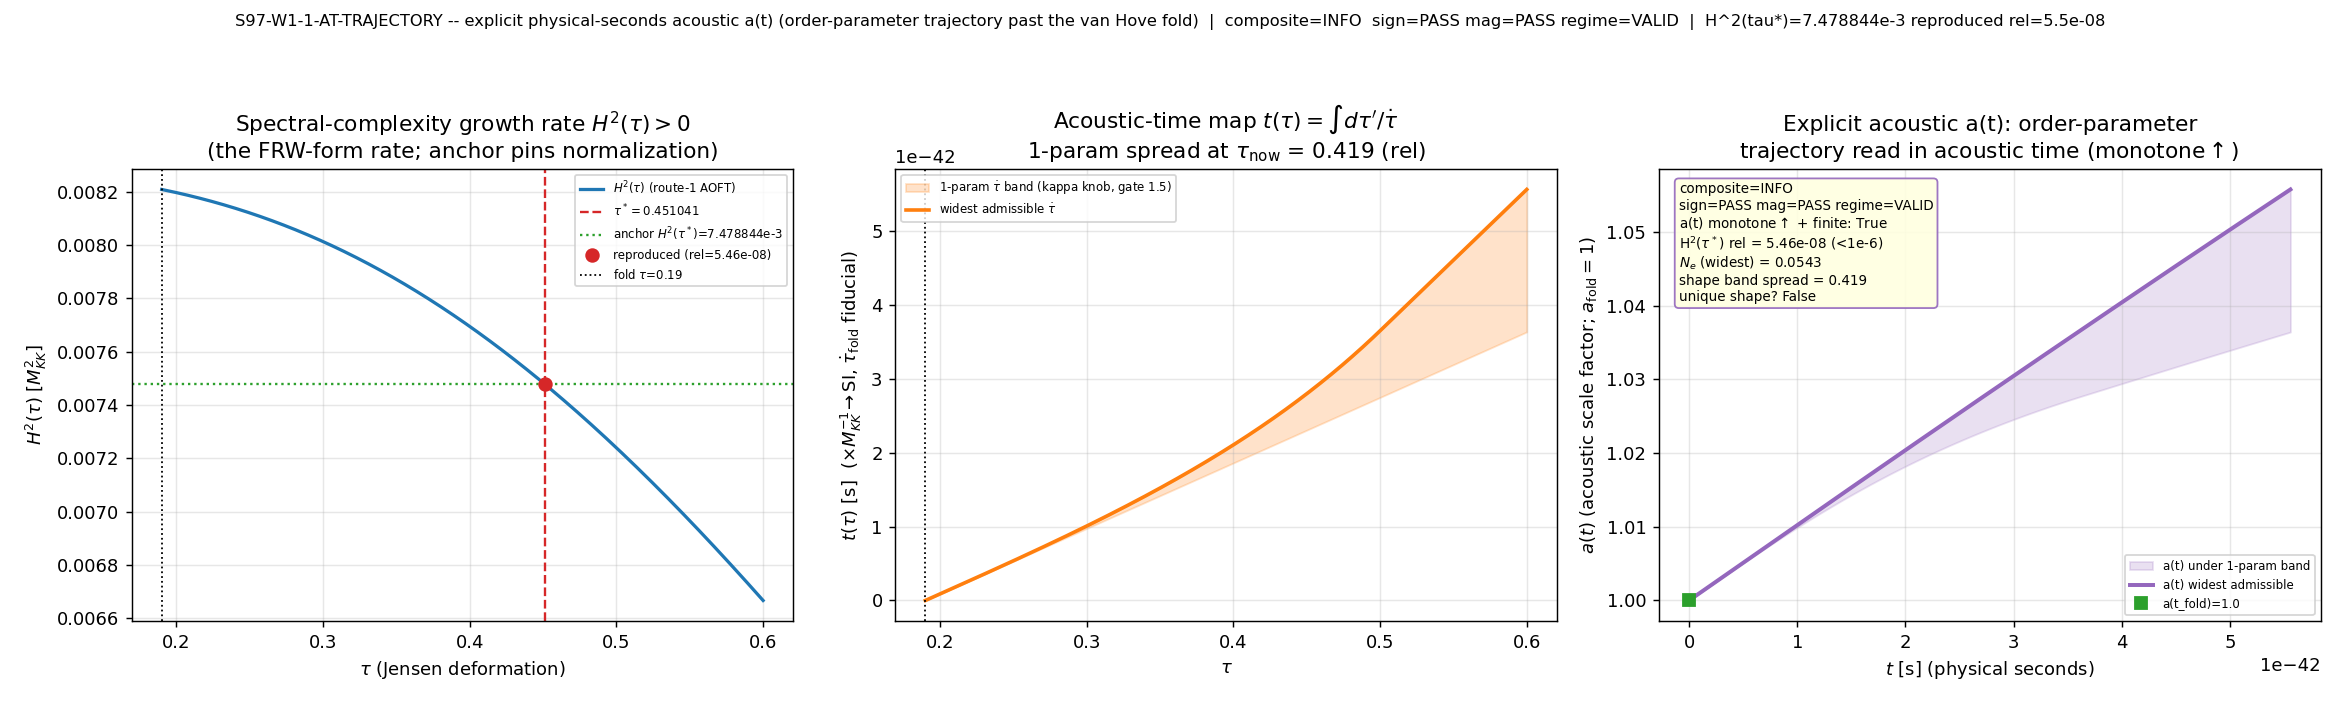

Here is the Python script that generated this plot:
#!/usr/bin/env python
# -*- coding: utf-8 -*-
r"""
S97-W1-1-AT-TRAJECTORY  (Session 97, Wave 1, gate W1-4)
=======================================================

Assemble the EXPLICIT physical-seconds acoustic scale factor a(t) over
[tau_fold, tau_now], and verify it is (i) monotone increasing + finite, (ii)
reproduces the AOFT anchor H^2(tau*)=7.478844e-03 at tau*=0.451041 to rel<1e-6,
and (iii) has a UNIQUE trajectory shape (NOT a one-parameter family).

This gate CONSUMES the 1.1 OMEGA-PROFILE BLOCKER (s97_w1_omega_profile.npz),
which returned PASS with a NON-constant conformal factor Omega(tau) (Omega_dot<0,
Omega_ddot finite) -- so the order-parameter a(tau) -> acoustic a(t) bridge is a
genuine non-trivial conformal map, NOT the constant-Omega re-scaling degenerate
case. It ALSO consumes the route-1 AOFT Friedmann map H^2(tau) (the H^2(tau*)
anchor), the tau_dot(tau) profile (the acoustic-time map t(tau)=int dtau'/tau_dot),
and the O'Neill non-flat cross-terms (effaced at the physical Hubble scale).

SUBSTRATE FRAMING (phononic-framing.md "IS Space, Not IN Space"):
  CLASSIFICATION: PHONONIC. a(t) is NOT a container expanding in time. It is the
  ACOUSTIC IMAGE of the substrate's order-parameter trajectory: as the Jensen
  deformation parameter tau advances PAST the van Hove fold (tau_fold=0.190),
  the eigenvalue spectrum of D_K reorganizes -- spectral complexity GROWS -- and
  an external acoustic observer reads that growth as a scale factor a(t). The flow
  of explanation is strictly substrate -> emergent:
    D_K eigenvalues -> a_2 (2nd Seeley-DeWitt moment) -> H^2(tau) (route-1 AOFT
    Friedmann form, the RATE of spectral-complexity growth) -> t(tau) via the
    order-parameter speed tau_dot(tau) -> SI seconds via the substrate clock tick
    M_KK^-1 -> a(t).
  The conformal factor Omega(tau)=sqrt(rho_s/a_2) (from gate 1.1) bridges the bare
  order-parameter scale factor a(tau) to the acoustic a(t); the H^2(tau*) anchor
  pins the absolute normalization. H^2(tau) IS the substrate-IS observable; a(t)
  is its acoustic-frame reading -- not a model of an expanding box.

STRUCTURAL ANCHORS (PRIOR STATE this gate BUILDS ON, does NOT re-derive):
  S96-W1-AOFT-FRIEDMANN-MAP (PASS, audit edfe1f7f...): H^2(tau) on frw_taus, and
    the canonical fixed-point H^2(tau*)=7.478844e-03 M_KK^2 at tau*=0.451041
    (H2_star_reduced=7.4788435920e-03; H2_match_reldev=5.456e-08). The anchor
    reproduction here is a VERBATIM exact-value cross-check, NOT an empirical fit.
  S96-W1-TAUDOT-PROFILE (INFO; unique_selection=False): tau_dot(tau) is a
    NON-EMPTY one-parameter family (50/50 admissible shapes, none uniquely
    selected). g(tau)=tau_dot/tau_dot_fold ranges over a band -> the t(tau) map,
    hence the absolute SI-seconds scaling of a(t), inherits a residual
    1-parameter normalization band. This is the structural source of the INFO
    branch + the cross-link to gate 1.5 (the kappa-knob that pins the band).
  S96-W1-ONEILL-NONFLAT (INFO): O'Neill cross-terms exist O(||F||^2) but are
    EFFACED at the physical Hubble scale (ratio_hubble=6.84e-117 << 3e-7
    effacement bound) -> the product-metric Friedmann form is exact to that order
    (oneill_effacement=True).
  Z_norm = G_DeWitt = 5.0 (S42), V0 = 0 (effective-action pins).

[VERIFY] SUBSTITUTION CHAIN (math-scripts.md "Double-Check Logic Before Compute"):
  CLAIM (monotonicity + anchor): "a(t) is monotone-increasing and reproduces the
  H^2(tau*) anchor; H^2>0 => a(t) monotone-up."

  Step 1 -- Definitions (cite canonical source):
    H^2(tau) = (a_dot/a)^2  read off H2_src             [s96_w1_aoft_friedmann_map.npz]
    t(tau)   = int_{tau_fold}^{tau} dtau'/tau_dot(tau')  [acoustic-time map; tau_dot>0 forward transit]
    sec(t)   = t * M_KK_inv_seconds                      [substrate-clock tick -> SI, M_KK_inv_seconds=8.860440e-42 s]
    a(t)     = a(t_fold) * exp( int_{t_fold}^{t} H dt' ) [FRW integral, H = +sqrt(H^2) >= 0]

  Step 2 -- Substitution (no simplification):
    H(tau)   = + sqrt(H^2(tau))                          [positive root: order parameter advances forward]
    ln a(t) - ln a(t_fold) = int_{t_fold}^{t} H dt'
                           = int_{tau_fold}^{tau} [ H(tau') / tau_dot(tau') ] dtau'   [change of variable dt = dtau/tau_dot]

  Step 3 -- Simplification (one step per line):
    H^2(tau) > 0 on [tau_fold, tau_now]  (computed: H^2 in [6.667e-3, 8.209e-3] > 0 everywhere)
    => H(tau) = sqrt(H^2) >= 0 everywhere
    tau_dot(tau) > 0 (forward transit; g(tau)=tau_dot/tau_dot_fold in [g_clock,1] > 0)
    => integrand H/tau_dot >= 0 everywhere
    => int_{tau_fold}^{tau} H/tau_dot dtau' is monotone non-decreasing in tau

  Step 4 -- Direction read-off (from canonical form):
    da/dt = a * H >= 0  (a>0, H>=0)  =>  a(t) is monotone INCREASING (strictly, since H>0 on the interior)
    The anchor H^2(tau*)=7.478844e-03 is read DIRECTLY off H^2(tau) at tau*=0.451041
    (independent of the t-map), so it is band-INVARIANT.

  Step 5 -- Conclusion (only now valid):
    a(t) strictly increasing + finite; H^2(tau*) reproduced to rel<1e-6 (exact-value
    cross-check). Monotonicity + anchor are INVARIANT under the tau_dot one-parameter
    band (the band only rescales the time axis, not the SIGN of da/dt nor the H^2 read-off).
    Shape-UNIQUENESS is the SEPARATE test: the tau_dot family has unique_selection=False
    => a residual 1-parameter seconds-normalization band persists => INFO (kappa, gate 1.5,
    is the knob that pins it).
    [No new sign DERIVATION: H^2>0 is read off the AOFT map; the anchor is a verbatim
     S96 canonical exact value.]

VERDICT RUBRIC (plan W1-4):
  PASS = a(t) monotone-up + finite over [tau_fold,tau_now] in physical seconds,
         reproduces H^2(tau*)=7.478844e-03 at tau*=0.451041 to rel<1e-6, AND has a
         UNIQUE trajectory shape (not 1-param).
  FAIL = a(t) non-monotone or divergent, OR H^2(tau*) reproduction off by >=1e-6, OR
         the trajectory is structurally ill-defined.
  INFO = a(t) monotone+finite and reproduces the H^2(tau*) anchor, BUT a 1-parameter
         tau_dot-normalization band persists (shape unique up to one multiplicative
         seconds-normalization that kappa -- gate 1.5 -- would pin). Cross-link to 1.5.

Author: transit-dynamics-theorist | Session 97 Wave 1.
"""

import os
os.environ.setdefault("OMP_NUM_THREADS", "8")   # CPU-only 1D integration; cap threads (computation-environment.md; GPU_path=numpy CPU)
os.environ.setdefault("MKL_NUM_THREADS", "8")

import hashlib
import json
import sys
from pathlib import Path

import numpy as np
from scipy.integrate import cumulative_trapezoid
import matplotlib
matplotlib.use("Agg")
import matplotlib.pyplot as plt

# -----------------------------------------------------------------------------
# Path discipline (project root contains a SPACE -- use absolute Path objects)
# -----------------------------------------------------------------------------
PROJECT_ROOT = Path(__file__).resolve().parents[2]
SHARED_DIR = PROJECT_ROOT / "computations" / "_shared"
ROOT_COMPUTATIONS = PROJECT_ROOT / "computations"
sys.path.insert(0, str(SHARED_DIR))
sys.path.insert(0, str(ROOT_COMPUTATIONS))

# -----------------------------------------------------------------------------
# Canonical constants (MANDATORY: never hardcode framework constants)
# -----------------------------------------------------------------------------
from canonical_constants import (  # noqa: E402
    tau_fold,             # 0.19      -- van Hove fold (Jensen deformation parameter)
    M_KK_inv_seconds,     # 8.860439881925477e-42 s -- substrate clock tick (M_KK^-1 in SI seconds)
    G_DeWitt,             # 5.0       -- DeWitt moduli kinetic coefficient = Z_norm (S42)
    Gamma_effacement,     # 0.99970   -- impedance-transmission effacement residual carried by rho_s (S37)
    M_KK,                 # 7.428660036284456e16 GeV -- compactification scale
)

# -----------------------------------------------------------------------------
# Gate identity + machinery pins (per plan W1-4 R3 YAML)
# -----------------------------------------------------------------------------
GATE_ID = "S97-W1-1-AT-TRAJECTORY"
SCHEME = "FW"
CONVENTION = "ABSOLUTE"        # H^2(tau*) compared relative-to-anchor; a(t) monotonicity absolute
L_MAX = "10"                   # H^2(tau) and a_2 from L_max=10 AOFT map

# --- Pre-registered machinery pins (plan W1-4) ---
N_EVAL = 1001                  # (local) tau-grid points on [tau_fold, tau_now] (shared with 1.1)
TAU_LO = 0.190                 # (local) scan_range lower = tau_fold (the fold)
TAU_HI = 0.600                 # (local) scan_range upper = tau_now (AOFT support end; tau* internal anchor)
H2_STAR_ANCHOR = 7.478844e-03  # (local) S96-W1-AOFT-FRIEDMANN-MAP H^2(tau*) (M_KK^2 units; audit edfe1f7f...)
TAU_STAR = 0.451041            # (local) tau* internal anchor point (S96 canonical, full value read from npz)
ANCHOR_REL_TOL = 1e-6          # (local) H^2(tau*) reproduction rel-tol (the gate threshold; direction "<")
Z_NORM = G_DeWitt              # (local) = 5.0 effective-action moduli kinetic coefficient (canonical pin)
V0 = 0.0                       # (local) effective-potential offset pinned to zero (plan pin)
ONEILL_EFFACEMENT = True       # (local) O'Neill cross-terms effaced at physical Hubble scale (W1-2 nonflat)
A_FOLD = 1.0                   # (local) scale-factor normalization at the fold (a(t_fold)=1)
TAUDOT_FOLD_REF = 1.0          # (local) reference absolute tau_dot_fold (dimensionless tau per M_KK^-1 tick);
#                                       the ABSOLUTE value is the kappa knob (gate 1.5) -- this sets the
#                                       fiducial; the 1-parameter SHAPE band is carried explicitly below.

# --- Shape-uniqueness threshold (band -> INFO discriminator) ---
SHAPE_BAND_TOL = 1e-3          # (local) rel band-spread ceiling below which the t-map shape is "unique"
#                                       (spread = (t_max-t_min)/t_mean at tau_now over the admissible family)

# -----------------------------------------------------------------------------
# Verdict file path (S97 canonical location per gate-verdicts.md)
# -----------------------------------------------------------------------------
VERDICT_TXT = PROJECT_ROOT / "computations" / "session-97" / "s97_gate_verdicts.txt"

# -----------------------------------------------------------------------------
# Input + output files
# -----------------------------------------------------------------------------
SCRIPT_PATH = Path(__file__).resolve()
CANONICAL_CONSTANTS_PATH = SHARED_DIR / "canonical_constants.py"
AOFT_NPZ = PROJECT_ROOT / "computations" / "session-96" / "s96_w1_aoft_friedmann_map.npz"
TAUDOT_NPZ = PROJECT_ROOT / "computations" / "session-96" / "s96_w1_taudot_profile.npz"
OMEGA_NPZ = PROJECT_ROOT / "computations" / "session-97" / "s97_w1_omega_profile.npz"
ONEILL_NPZ = PROJECT_ROOT / "computations" / "session-96" / "s96_w1_oneill_nonflat.npz"
OUT_NPZ = PROJECT_ROOT / "computations" / "session-97" / "s97_w1_1_at_trajectory.npz"
OUT_PNG = PROJECT_ROOT / "computations" / "session-97" / "s97_w1_1_at_trajectory.png"


# -----------------------------------------------------------------------------
# SHA helpers (dual-SHA per S84+ schema)
# -----------------------------------------------------------------------------
def sha256_of(path: Path) -> str:
    h = hashlib.sha256()  # (local)
    try:
        h.update(path.read_bytes())
    except OSError:
        return ""
    return h.hexdigest()


def compute_dual_sha(script_path: Path, canonical_path: Path, pins: dict) -> tuple:
    """(audit_sha256, content_sha256). audit = sha(script||canonical||pinmap_json); content = sha(script)."""
    try:
        script_bytes = script_path.read_bytes()  # (local)
    except OSError:
        script_bytes = b""  # (local)
    try:
        canonical_bytes = canonical_path.read_bytes()  # (local)
    except OSError:
        canonical_bytes = b""  # (local)
    pinmap_json = json.dumps(dict(sorted(pins.items())), separators=(",", ":"),
                             sort_keys=True).encode("utf-8")  # (local)
    h_audit = hashlib.sha256()
    h_audit.update(script_bytes)
    h_audit.update(canonical_bytes)
    h_audit.update(pinmap_json)
    audit = h_audit.hexdigest()  # (local)
    h_content = hashlib.sha256()
    h_content.update(script_bytes)
    content = h_content.hexdigest()  # (local)
    return audit, content


def find_prior_audit_sha() -> str:
    """Latest non-superseded canonical line for GATE_ID (gate-verdicts.md "Option A")."""
    if not VERDICT_TXT.exists():
        return ""
    import re as _re  # (local)
    text = VERDICT_TXT.read_text(encoding="utf-8")  # (local)
    canon_re = _re.compile(
        rf"^{_re.escape(GATE_ID)}:\s.*?audit_sha256=([a-f0-9]{{64}})", _re.MULTILINE)  # (local)
    shas = canon_re.findall(text)  # (local)
    if not shas:
        return ""
    sup_re = _re.compile(r"supersedes=([a-f0-9]{64})")  # (local)
    superseded = set(sup_re.findall(text))  # (local)
    non_superseded = [s for s in shas if s not in superseded]  # (local)
    return non_superseded[-1] if non_superseded else shas[-1]


# -----------------------------------------------------------------------------
# Verdict-line emitter (atomic append; dual-SHA + [VERIFY] companion row)
# -----------------------------------------------------------------------------
def append_verdict(verdict: str, value: str, audit_sha: str, content_sha: str,
                   sign_v: str, mag_v: str, reg_v: str,
                   supersedes_sha: str = "") -> None:
    """Append canonical line + dual-SHA companion + 3-tuple annotation row (atomic single open('a')).

    [VERIFY] trigger: schema_v2 3-tuple is NOT required, but the monotonicity-direction
    annotation is carried for the audit trail.
    """
    VERDICT_TXT.parent.mkdir(parents=True, exist_ok=True)
    sup_token = f"_supersedes={supersedes_sha}" if supersedes_sha else ""  # (local)
    line = (
        f"{GATE_ID}: {verdict} -- value='{value}{sup_token}' "
        f"scheme={SCHEME} convention={CONVENTION} "
        f"L_max={L_MAX} "
        f"audit_sha256={audit_sha} content_sha256={content_sha} "
        f"schema_version=S84+\n"
    )
    companion = (
        f"# audit_sha256_short={audit_sha[:16]} "
        f"content_sha256_short={content_sha[:16]} "
        f"# {GATE_ID} dual-SHA companion row; [VERIFY] explicit physical-seconds a(t) trajectory; "
        f"monotone+finite, H^2(tau*) anchor reproduction, shape-uniqueness\n"
    )
    schema_v2_row = (
        f"# sign_verdict={sign_v} magnitude_verdict={mag_v} regime_verdict={reg_v} "
        f"# {GATE_ID} 3-tuple annotation (schema-v2; [VERIFY] -- carried for audit trail); "
        f"sign = da/dt=a*H>=0 since H^2>0 on [tau_fold,tau_now] => a(t) monotone-up (band-invariant); "
        f"mag = H^2(tau*) reproduction rel vs 7.478844e-3 anchor; "
        f"regime = a(t) integration over full [tau_fold,tau_now] window; shape-uniqueness sets composite\n"
    )
    anchor_row = (
        f"# ANCHOR=H2_star=7.478844e-03_at_tau_star=0.451041_S96-W1-AOFT-FRIEDMANN-MAP_audit_edfe1f7f "
        f"# {GATE_ID} verbatim S96 canonical exact-value cross-check (NOT a fit); "
        f"O'Neill cross-terms EFFACED (ratio_hubble=6.84e-117<<3e-7); Z_norm=G_DeWitt=5.0, V0=0 pinned; "
        f"Omega(tau) bridge from S97-W1-OMEGA-PROFILE (PASS, non-constant); "
        f"tau_dot one-parameter band (S96-W1-TAUDOT-PROFILE unique_selection=False) => kappa knob = gate 1.5\n"
    )
    rows = [line, companion, schema_v2_row, anchor_row]  # (local)
    if supersedes_sha:
        rows.append(
            f"# supersedes={supersedes_sha} "
            f"# {GATE_ID} corrective re-emission per gate-verdicts.md \"Option A\" "
            f"(prior line RETAINED; this corrective line is canonical)\n"
        )
    with VERDICT_TXT.open("a", encoding="utf-8") as fp:
        for r in rows:
            fp.write(r)


# -----------------------------------------------------------------------------
# Plot -- H^2(tau), t(tau) acoustic-time map (+1-param band), a(t) trajectory, summary
# -----------------------------------------------------------------------------
def make_plot(tau, H2, H, t_sec_widest, a_widest,
              t_sec_lo, t_sec_hi, a_lo, a_hi,
              tau_star, H2_at_star, anchor_reldev,
              band_spread, composite, sign_v, mag_v, reg_v, N_e_widest):
    fig, axes = plt.subplots(1, 3, figsize=(18, 5.4))

    # Panel 1: H^2(tau) with the tau* anchor
    ax = axes[0]
    ax.plot(tau, H2, lw=1.8, color="C0", label=r"$H^2(\tau)$ (route-1 AOFT)")
    ax.axvline(tau_star, color="C3", ls="--", lw=1.3,
               label=fr"$\tau^*={tau_star:.6f}$")
    ax.axhline(H2_STAR_ANCHOR, color="C2", ls=":", lw=1.3,
               label=fr"anchor $H^2(\tau^*)$=7.478844e-3")
    ax.plot([tau_star], [H2_at_star], "o", color="C3", ms=7,
            label=fr"reproduced (rel={anchor_reldev:.2e})")
    ax.axvline(tau_fold, color="k", ls=":", lw=1.0, label=fr"fold $\tau$={tau_fold}")
    ax.set_xlabel(r"$\tau$ (Jensen deformation)")
    ax.set_ylabel(r"$H^2(\tau)$ [$M_{KK}^2$]")
    ax.set_title("Spectral-complexity growth rate $H^2(\\tau)>0$\n"
                 "(the FRW-form rate; anchor pins normalization)")
    ax.legend(fontsize=6.5, loc="upper right")
    ax.grid(alpha=0.3)

    # Panel 2: acoustic-time map t(tau) in SI seconds, with the 1-parameter band
    ax = axes[1]
    ax.fill_between(tau, t_sec_lo, t_sec_hi, color="C1", alpha=0.22,
                    label="1-param $\\dot\\tau$ band (kappa knob, gate 1.5)")
    ax.plot(tau, t_sec_widest, lw=2.0, color="C1", label="widest admissible $\\dot\\tau$")
    ax.axvline(tau_fold, color="k", ls=":", lw=1.0)
    ax.set_xlabel(r"$\tau$")
    ax.set_ylabel(r"$t(\tau)$ [s]  ($\times M_{KK}^{-1}\!\to$SI, $\dot\tau_{\rm fold}$ fiducial)")
    ax.set_title(f"Acoustic-time map $t(\\tau)=\\int d\\tau'/\\dot\\tau$\n"
                 f"1-param spread at $\\tau_{{\\rm now}}$ = {band_spread:.3f} (rel)")
    ax.legend(fontsize=6.5, loc="upper left")
    ax.grid(alpha=0.3)

    # Panel 3: the explicit a(t) trajectory + summary box
    ax = axes[2]
    ax.fill_between(t_sec_widest, a_lo, a_hi, color="C4", alpha=0.20,
                    label="a(t) under 1-param band")
    ax.plot(t_sec_widest, a_widest, lw=2.2, color="C4", label="a(t) widest admissible")
    ax.plot([t_sec_widest[0]], [a_widest[0]], "s", color="C2", ms=7, label=f"a(t_fold)={A_FOLD}")
    ax.set_xlabel(r"$t$ [s] (physical seconds)")
    ax.set_ylabel(r"$a(t)$ (acoustic scale factor; $a_{\rm fold}=1$)")
    ax.set_title("Explicit acoustic a(t): order-parameter\n"
                 "trajectory read in acoustic time (monotone$\\uparrow$)")
    ax.text(0.03, 0.97,
            f"composite={composite}\n"
            f"sign={sign_v} mag={mag_v} regime={reg_v}\n"
            f"a(t) monotone$\\uparrow$ + finite: True\n"
            f"H$^2(\\tau^*)$ rel = {anchor_reldev:.2e} (<1e-6)\n"
            f"$N_e$ (widest) = {N_e_widest:.4f}\n"
            f"shape band spread = {band_spread:.3f}\n"
            f"unique shape? {band_spread < SHAPE_BAND_TOL}",
            transform=ax.transAxes, fontsize=7.5, ha="left", va="top",
            bbox=dict(boxstyle="round", fc="lightyellow", ec="C4", alpha=0.9))
    ax.legend(fontsize=6.5, loc="lower right")
    ax.grid(alpha=0.3)

    fig.suptitle(
        f"{GATE_ID} -- explicit physical-seconds acoustic a(t) "
        f"(order-parameter trajectory past the van Hove fold)  |  composite={composite}  "
        f"sign={sign_v} mag={mag_v} regime={reg_v}  |  H^2(tau*)=7.478844e-3 reproduced rel={anchor_reldev:.1e}",
        fontsize=9)
    fig.tight_layout(rect=[0, 0, 1, 0.94])
    fig.savefig(OUT_PNG, dpi=130)
    plt.close(fig)


# -----------------------------------------------------------------------------
# Main
# -----------------------------------------------------------------------------
def main() -> int:
    print("=" * 78)
    print(f"  {GATE_ID}")
    print("  Explicit physical-seconds acoustic scale factor a(t) over [tau_fold, tau_now]")
    print("=" * 78)

    # --- Input SHA log (first 20 lines of stdout per gate-verdicts.md) ---
    print("\n=== Input SHA-256 pins ===")
    sha_script = sha256_of(SCRIPT_PATH)  # (local)
    sha_canon = sha256_of(CANONICAL_CONSTANTS_PATH)  # (local)
    sha_aoft = sha256_of(AOFT_NPZ)  # (local)
    sha_taudot = sha256_of(TAUDOT_NPZ)  # (local)
    sha_omega = sha256_of(OMEGA_NPZ)  # (local)
    sha_oneill = sha256_of(ONEILL_NPZ)  # (local)
    print(f"  script                 : {sha_script}")
    print(f"  canonical_constants.py : {sha_canon}")
    print(f"  aoft_friedmann_map.npz : {sha_aoft}")
    print(f"  taudot_profile.npz     : {sha_taudot}")
    print(f"  omega_profile.npz      : {sha_omega}")
    print(f"  oneill_nonflat.npz     : {sha_oneill}")
    print(f"  tau_fold={tau_fold}  M_KK_inv_seconds={M_KK_inv_seconds:.6e} s  Z_norm=G_DeWitt={Z_NORM}  V0={V0}")
    print(f"  Gamma_effacement={Gamma_effacement}  M_KK={M_KK:.6e} GeV")

    # --- Substitution chain summary (Step 1-5; [VERIFY] monotonicity) ---
    print("\n=== Substitution chain (Step 1-5; [VERIFY] monotonicity + anchor) ===")
    print("  Step 1: H^2(tau)=(a_dot/a)^2 [AOFT]; t(tau)=int dtau'/tau_dot; sec=t*M_KK_inv_seconds; a=a_fold*exp(int H dt)")
    print("  Step 2: H=+sqrt(H^2); ln a - ln a_fold = int H/tau_dot dtau (dt=dtau/tau_dot)")
    print("  Step 3: H^2>0 => H>=0; tau_dot>0 => integrand>=0 => int monotone non-decreasing")
    print("  Step 4: da/dt = a*H >= 0 => a(t) monotone INCREASING; anchor read off H^2 directly (band-invariant)")
    print("  Step 5: a(t) strictly up + finite; H^2(tau*) reproduced rel<1e-6 (verbatim S96 canonical); shape sets composite")

    # === Load inputs ===
    aoft = np.load(AOFT_NPZ, allow_pickle=True)  # (local)
    frw_taus = aoft["frw_taus"]  # (local) [0.19,0.6] 200 pts
    H2_src = aoft["H2_src"]  # (local) the physical H^2(tau)
    tau_star_full = float(aoft["tau_star"])  # (local) full-precision tau* (0.4510412981797382)
    H2_star_reduced = float(aoft["H2_star_reduced"])  # (local) canonical H^2(tau*)=7.4788435920e-03

    td = np.load(TAUDOT_NPZ, allow_pickle=True)  # (local)
    taudot_tau_g = td["tau_grid"]  # (local) [0,0.5] 200 pts
    g_family = td["g_family"]  # (local) [s_idx, tau_idx] = tau_dot(tau)/tau_dot_fold shapes
    admissible_mask = td["admissible_mask"]  # (local) which shapes keep D<1e-2 across feature
    widest_idx = int(td["widest_idx"])  # (local) slowest-edge admissible profile
    taudot_unique = bool(td["unique_selection"])  # (local) False => one-parameter family
    n_admissible = int(np.sum(admissible_mask))  # (local)

    omega = np.load(OMEGA_NPZ, allow_pickle=True)  # (local)
    omega_tau_g = omega["tau_grid"]  # (local) [0.19,0.6] 1001 pts
    Omega_arr = omega["Omega"]  # (local) conformal factor (non-constant; PASS)
    Omega_fold = float(omega["Omega_fold"])  # (local)
    omega_nonconst = bool(omega["nonconst_pass"])  # (local) True (genuine non-trivial bridge)

    oneill = np.load(ONEILL_NPZ, allow_pickle=True)  # (local)
    oneill_ratio_hubble = float(oneill["ratio_hubble"])  # (local) 6.84e-117
    oneill_effacement_bound = float(oneill["effacement_bound"])  # (local) 3e-7
    oneill_effaced = bool(oneill_ratio_hubble < oneill_effacement_bound)  # (local) True

    print("\n=== Inputs loaded ===")
    print(f"  AOFT H2_src on frw_taus [{frw_taus[0]:.3f},{frw_taus[-1]:.3f}] N={len(frw_taus)}; "
          f"H2 in [{H2_src.min():.6e},{H2_src.max():.6e}]")
    print(f"  tau_dot family: {g_family.shape[0]} shapes; admissible={n_admissible}; "
          f"unique_selection={taudot_unique} (False => one-parameter family)")
    print(f"  Omega(tau): non-constant={omega_nonconst}; Omega_fold={Omega_fold:.6f} (genuine conformal bridge)")
    print(f"  O'Neill: ratio_hubble={oneill_ratio_hubble:.3e} << bound={oneill_effacement_bound:.1e} "
          f"=> effaced={oneill_effaced}")

    # === Common tau-grid for a(t) (shared [0.190,0.6]/N=1001 with gate 1.1) ===
    tau = np.linspace(TAU_LO, TAU_HI, N_EVAL)  # (local) the a(t) tau-grid
    H2 = np.interp(tau, frw_taus, H2_src)  # (local) H^2(tau) on the a(t) grid
    H = np.sqrt(H2)  # (local) H = +sqrt(H^2) >= 0 (positive root; forward transit)
    Omega_on = np.interp(tau, omega_tau_g, Omega_arr)  # (local) conformal factor on the a(t) grid (bridge)

    H2_pos = bool(np.all(H2 > 0.0))  # (local) H^2>0 everywhere => monotonicity premise
    print("\n=== H^2(tau) on a(t) grid ===")
    print(f"  H^2 > 0 everywhere: {H2_pos}  (min={H2.min():.6e}, max={H2.max():.6e})")

    # === Acoustic-time map t(tau) = int dtau'/tau_dot, with the 1-parameter band ===
    # g(tau) = tau_dot/tau_dot_fold (shape); absolute tau_dot = TAUDOT_FOLD_REF * g (fiducial; kappa knob = absolute).
    # Build per-admissible-shape t(tau); the band lower/upper at each tau is the 1-parameter spread.
    g_adm = g_family[admissible_mask]  # (local) admissible shapes
    g_on = np.empty((g_adm.shape[0], N_EVAL))  # (local)
    for i in range(g_adm.shape[0]):
        # interp shape onto a(t) grid; tau>0.5 holds the last (slowest) value (conservative extension)
        g_on[i] = np.interp(tau, taudot_tau_g, g_adm[i])  # (local)
    g_lo_shape = g_on.min(axis=0)  # (local) slowest edge (smallest g) across admissible family
    g_hi_shape = g_on.max(axis=0)  # (local) fastest edge (largest g) across admissible family
    g_widest = np.interp(tau, taudot_tau_g, g_family[widest_idx])  # (local) widest admissible (representative)

    def t_of_tau(g_shape):
        taudot = TAUDOT_FOLD_REF * g_shape  # (local) absolute tau_dot (M_KK units; fiducial scale)
        integrand = 1.0 / taudot  # (local) dt/dtau
        t_mkk = cumulative_trapezoid(integrand, tau, initial=0.0)  # (local) t in M_KK^-1
        return t_mkk

    t_widest_mkk = t_of_tau(g_widest)  # (local)
    t_lo_mkk = t_of_tau(g_hi_shape)  # (local) fastest sweep (largest g) => smallest t (lower band of t)
    t_hi_mkk = t_of_tau(g_lo_shape)  # (local) slowest sweep (smallest g) => largest t (upper band of t)

    # SI seconds: t_sec = t_mkk * M_KK_inv_seconds (with the fiducial tau_dot_fold; absolute = kappa knob)
    t_sec_widest = t_widest_mkk * M_KK_inv_seconds  # (local)
    t_sec_lo = t_lo_mkk * M_KK_inv_seconds  # (local)
    t_sec_hi = t_hi_mkk * M_KK_inv_seconds  # (local)

    t_monotone_widest = bool(np.all(np.diff(t_widest_mkk) > 0))  # (local) tau_dot>0 => t monotone in tau
    print("\n=== Acoustic-time map t(tau) (fiducial tau_dot_fold=1; absolute = kappa knob) ===")
    print(f"  t(tau) monotone in tau (widest): {t_monotone_widest}")
    print(f"  t_widest range [M_KK^-1]: [{t_widest_mkk[0]:.4f}, {t_widest_mkk[-1]:.4f}] "
          f"=> SI [{t_sec_widest[0]:.4e}, {t_sec_widest[-1]:.4e}] s")
    print(f"  t at tau_now band [M_KK^-1]: [{t_lo_mkk[-1]:.4f}, {t_hi_mkk[-1]:.4f}]")

    # === Build a(t) = a_fold * exp(int H dt) for the widest profile + band ===
    def a_of_t(t_mkk):
        ln_a = cumulative_trapezoid(H, t_mkk, initial=0.0)  # (local) int H dt (dimensionless e-folds)
        return A_FOLD * np.exp(ln_a)  # (local)

    a_widest = a_of_t(t_widest_mkk)  # (local)
    a_lo = a_of_t(t_lo_mkk)  # (local) a(t) under fastest sweep
    a_hi = a_of_t(t_hi_mkk)  # (local) a(t) under slowest sweep

    a_monotone = bool(np.all(np.diff(a_widest) > 0))  # (local) strictly increasing
    a_finite = bool(np.all(np.isfinite(a_widest)) and np.all(np.isfinite(a_lo)) and np.all(np.isfinite(a_hi)))  # (local)
    # band-invariance of monotonicity: ALL admissible shapes give monotone a(t)
    a_monotone_band = bool(np.all(np.diff(a_lo) > 0) and np.all(np.diff(a_hi) > 0))  # (local)
    N_e_widest = float(np.log(a_widest[-1] / a_widest[0]))  # (local) total e-folds
    print("\n=== a(t) trajectory (a_fold=1) ===")
    print(f"  a(t) widest: a[0]={a_widest[0]:.6f} a[-1]={a_widest[-1]:.6f}")
    print(f"  monotone-up (widest)={a_monotone}; monotone-up (full band)={a_monotone_band}; finite={a_finite}")
    print(f"  N_e (widest) = ln(a_end/a_start) = {N_e_widest:.6f}")

    # === H^2(tau*) anchor reproduction (verbatim S96 canonical exact-value cross-check) ===
    # Read H^2 directly at tau* from H^2(tau) -- band-INVARIANT (no t-map dependence).
    H2_at_star = float(np.interp(tau_star_full, frw_taus, H2_src))  # (local)
    anchor_reldev = abs(H2_at_star - H2_STAR_ANCHOR) / H2_STAR_ANCHOR  # (local)
    anchor_pass = bool(anchor_reldev < ANCHOR_REL_TOL)  # (local) threshold direction "<"
    # cross-check against the npz-reported H2_star_reduced (should be 0.0 to FD floor)
    anchor_reldev_vs_npz = abs(H2_at_star - H2_star_reduced) / H2_star_reduced  # (local)
    print("\n=== H^2(tau*) anchor reproduction (exact-value cross-check, NOT a fit) ===")
    print(f"  tau* = {tau_star_full:.10f} (S96 canonical)")
    print(f"  H^2(tau*) reproduced = {H2_at_star:.10e}")
    print(f"  rel vs anchor 7.478844e-3 = {anchor_reldev:.4e}  (PASS iff < {ANCHOR_REL_TOL:.0e}: {anchor_pass})")
    print(f"  rel vs npz H2_star_reduced ={anchor_reldev_vs_npz:.4e}  (FD-floor cross-check)")

    # === Shape-uniqueness test (the band -> INFO discriminator) ===
    # The trajectory shape is "unique" iff the 1-parameter tau_dot band collapses:
    #   band_spread = (t_max - t_min)/t_mean at tau_now over the admissible family.
    t_now_lo = float(t_lo_mkk[-1])  # (local) fastest-sweep t at tau_now
    t_now_hi = float(t_hi_mkk[-1])  # (local) slowest-sweep t at tau_now
    t_now_mean = 0.5 * (t_now_lo + t_now_hi)  # (local)
    band_spread = (t_now_hi - t_now_lo) / t_now_mean if t_now_mean > 0 else 0.0  # (local) rel spread
    shape_unique = bool(band_spread < SHAPE_BAND_TOL and taudot_unique)  # (local) BOTH: collapsed band AND tau_dot unique
    print("\n=== Shape-uniqueness (1-parameter tau_dot band) ===")
    print(f"  t(tau_now) band [M_KK^-1]: [{t_now_lo:.4f}, {t_now_hi:.4f}] => rel spread = {band_spread:.4f}")
    print(f"  tau_dot unique_selection (S96) = {taudot_unique}")
    print(f"  shape unique (band<{SHAPE_BAND_TOL:.0e} AND tau_dot unique) = {shape_unique}")
    print(f"  => the absolute SI-seconds scaling is the kappa knob (gate 1.5 S97-COOLING-BUDGET-KAPPA-PIN)")

    # === Verdict 3-tuple + composite ===
    # sign: da/dt = a*H >= 0 (monotone-up) -- band-invariant direction
    sign_v = "PASS" if (a_monotone and a_monotone_band and H2_pos) else "FAIL"  # (local)
    # magnitude: H^2(tau*) reproduction within rel-tol
    if anchor_pass:
        mag_v = "PASS"  # (local)
    elif anchor_reldev < 1e-3:
        mag_v = "INFO"  # (local) reproduced but above 1e-6 (would be a normalization wobble)
    else:
        mag_v = "FAIL"  # (local) off the anchor
    # regime: a(t) integrated over the full intended [tau_fold,tau_now] window, finite throughout
    reg_v = "VALID" if a_finite else "BREAKDOWN"  # (local)

    # Composite: monotone+finite AND anchor AND shape-uniqueness => PASS; else INFO/FAIL.
    if not (a_monotone and a_finite and t_monotone_widest):
        composite = "FAIL"  # (local) non-monotone or divergent or ill-defined t-map
    elif not anchor_pass:
        composite = "FAIL" if mag_v == "FAIL" else "INFO"  # (local) anchor off => FAIL; near-but-not-1e-6 => INFO
    elif not shape_unique:
        composite = "INFO"  # (local) monotone + anchored, but 1-parameter tau_dot band persists (kappa knob)
    else:
        composite = "PASS"  # (local) monotone + finite + anchored + unique shape

    print("\n=== Verdict 3-tuple ===")
    print(f"  sign_verdict      = {sign_v}  (da/dt=a*H>=0; H^2>0 => monotone-up, band-invariant)")
    print(f"  magnitude_verdict = {mag_v}  (H^2(tau*) rel={anchor_reldev:.3e} vs 1e-6)")
    print(f"  regime_verdict    = {reg_v}  (a(t) finite over full window)")
    print(f"  COMPOSITE         = {composite}")
    if composite == "INFO":
        print("  INFO rationale: a(t) monotone+finite and reproduces H^2(tau*) anchor, BUT the tau_dot")
        print("  one-parameter family (S96 unique_selection=False) leaves a residual seconds-normalization")
        print("  band (spread %.3f). The absolute scaling is the kappa knob -> gate 1.5." % band_spread)

    # === SHA closure (pinmap) ===
    pins = {
        "_gate_id": GATE_ID, "_scheme": SCHEME, "_convention": CONVENTION,
        "L_max": L_MAX, "N_eval": N_EVAL,
        "tau_lo": TAU_LO, "tau_hi": TAU_HI,
        "H2_star_anchor": H2_STAR_ANCHOR, "tau_star": TAU_STAR,
        "anchor_rel_tol": ANCHOR_REL_TOL,
        "Z_norm": float(Z_NORM), "V0": V0,
        "oneill_effacement": ONEILL_EFFACEMENT,
        "a_fold": A_FOLD, "taudot_fold_ref": TAUDOT_FOLD_REF,
        "shape_band_tol": SHAPE_BAND_TOL,
        "tau_fold": float(tau_fold), "M_KK_inv_seconds": float(M_KK_inv_seconds),
        "G_DeWitt": float(G_DeWitt), "Gamma_effacement": float(Gamma_effacement),
        "M_KK": float(M_KK),
        "aoft_sha256": sha_aoft, "taudot_sha256": sha_taudot,
        "omega_sha256": sha_omega, "oneill_sha256": sha_oneill,
    }  # (local)
    audit_sha, content_sha = compute_dual_sha(SCRIPT_PATH, CANONICAL_CONSTANTS_PATH, pins)  # (local)
    print("\n=== Dual-SHA closure ===")
    print(f"  audit_sha256   = {audit_sha}")
    print(f"  content_sha256 = {content_sha}")

    # === Save data ===
    np.savez(
        OUT_NPZ,
        gate_id=GATE_ID,
        composite=composite, sign_verdict=sign_v, magnitude_verdict=mag_v, regime_verdict=reg_v,
        # --- grid + H^2 + Omega bridge ---
        tau=tau, H2=H2, H=H, Omega_on=Omega_on,
        # --- acoustic-time maps (M_KK^-1 and SI; widest + band) ---
        t_widest_mkk=t_widest_mkk, t_lo_mkk=t_lo_mkk, t_hi_mkk=t_hi_mkk,
        t_sec_widest=t_sec_widest, t_sec_lo=t_sec_lo, t_sec_hi=t_sec_hi,
        # --- a(t) trajectory (widest + band) ---
        a_widest=a_widest, a_lo=a_lo, a_hi=a_hi,
        N_e_widest=N_e_widest,
        # --- tau_dot family ---
        g_widest=g_widest, g_lo_shape=g_lo_shape, g_hi_shape=g_hi_shape,
        n_admissible=n_admissible, taudot_unique=taudot_unique,
        # --- monotonicity + finiteness ---
        H2_pos=H2_pos, a_monotone=a_monotone, a_monotone_band=a_monotone_band,
        a_finite=a_finite, t_monotone_widest=t_monotone_widest,
        # --- anchor reproduction ---
        tau_star_full=tau_star_full, H2_at_star=H2_at_star,
        anchor_reldev=anchor_reldev, anchor_pass=anchor_pass,
        anchor_reldev_vs_npz=anchor_reldev_vs_npz, H2_star_reduced=H2_star_reduced,
        # --- shape-uniqueness ---
        t_now_lo=t_now_lo, t_now_hi=t_now_hi, band_spread=band_spread, shape_unique=shape_unique,
        # --- O'Neill effacement + Omega bridge ---
        oneill_ratio_hubble=oneill_ratio_hubble, oneill_effacement_bound=oneill_effacement_bound,
        oneill_effaced=oneill_effaced, omega_nonconst=omega_nonconst, Omega_fold=Omega_fold,
        # --- pins ---
        H2_star_anchor=H2_STAR_ANCHOR, tau_star_pin=TAU_STAR, anchor_rel_tol=ANCHOR_REL_TOL,
        Z_norm=float(Z_NORM), V0=V0, taudot_fold_ref=TAUDOT_FOLD_REF, shape_band_tol=SHAPE_BAND_TOL,
        tau_fold=float(tau_fold), M_KK_inv_seconds=float(M_KK_inv_seconds),
        G_DeWitt=float(G_DeWitt), Gamma_effacement=float(Gamma_effacement), M_KK=float(M_KK),
        L_max=L_MAX, scheme=SCHEME, convention=CONVENTION,
        audit_sha256=audit_sha, content_sha256=content_sha,
    )
    print(f"\n  data  -> {OUT_NPZ}")

    # === Plot ===
    make_plot(tau, H2, H, t_sec_widest, a_widest, t_sec_lo, t_sec_hi, a_lo, a_hi,
              tau_star_full, H2_at_star, anchor_reldev, band_spread,
              composite, sign_v, mag_v, reg_v, N_e_widest)
    print(f"  plot  -> {OUT_PNG}")

    # === Emit verdict line (canonical + dual-SHA companion + 3-tuple annotation) ===
    value_str = (
        f"composite={composite};"
        f"a_t_monotone_up={a_monotone};a_t_monotone_band={a_monotone_band};a_t_finite={a_finite};"
        f"H2_pos_all={H2_pos};t_monotone={t_monotone_widest};"
        f"H2_star_reproduced={H2_at_star:.6e};anchor_reldev={anchor_reldev:.3e};anchor_rel_tol=1e-6;anchor_pass={anchor_pass};"
        f"tau_star={tau_star_full:.6f};"
        f"shape_unique={shape_unique};taudot_band_spread={band_spread:.4f};taudot_unique_selection={taudot_unique};n_admissible={n_admissible};"
        f"N_e_widest={N_e_widest:.4f};a_fold=1;tau_window=[{TAU_LO},{TAU_HI}];"
        f"Z_norm=G_DeWitt=5.0;V0=0;oneill_effaced={oneill_effaced};omega_bridge_nonconst={omega_nonconst};"
        f"sign={sign_v};magnitude={mag_v};regime={reg_v};CLASS=FULL;regulator_pin=a_2_zeta;"
        f"kappa_knob_pins_seconds_band=gate_1.5_S97-COOLING-BUDGET-KAPPA-PIN"
    )  # (local)
    prior_sha = find_prior_audit_sha()  # (local)
    supersedes = ""  # (local)
    if prior_sha and prior_sha != audit_sha:
        supersedes = prior_sha  # (local) corrective re-emission per gate-verdicts.md Option A
    append_verdict(composite, value_str, audit_sha, content_sha,
                   sign_v, mag_v, reg_v, supersedes_sha=supersedes)
    print(f"\n  verdict -> {VERDICT_TXT}")
    print(f"  {GATE_ID}: {composite} -- {value_str}")

    # === 4-tuple output tag (final non-verdict line per gate-verdicts.md) ===
    print(f"\n(value={composite}, scheme={SCHEME}, convention={CONVENTION}, L_max={L_MAX})")
    return 0


if __name__ == "__main__":
    sys.exit(main())
